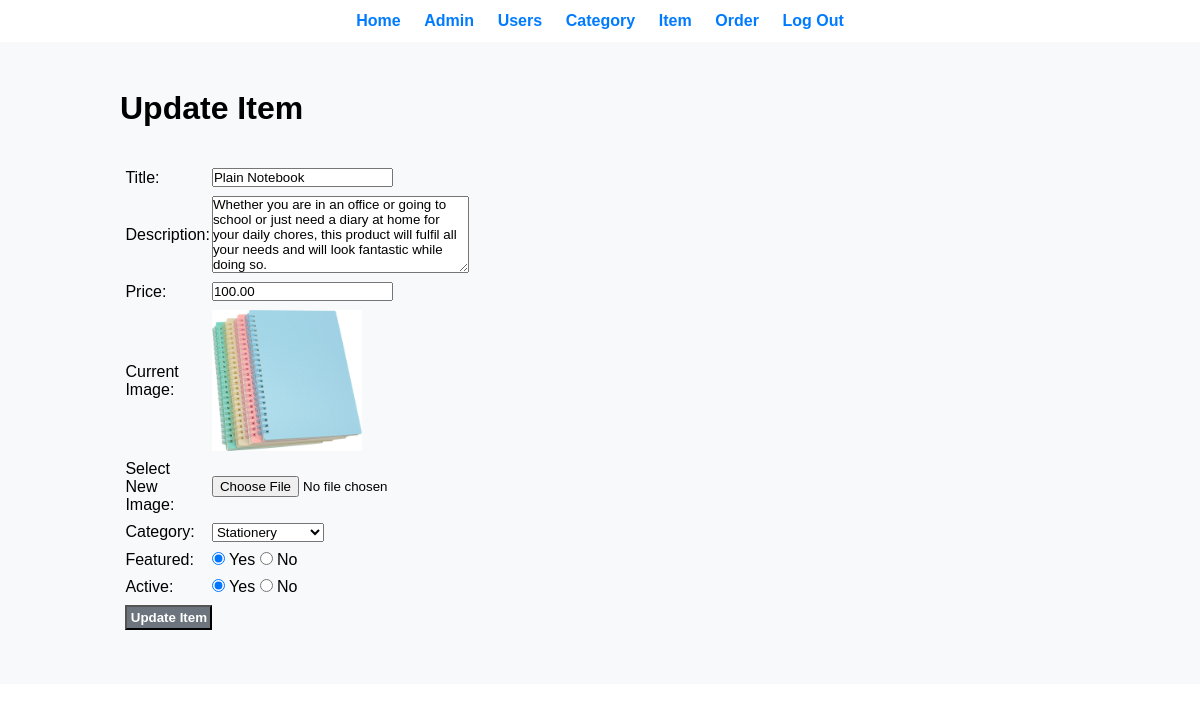
Screenshot of /admin/update-item.php?id=11 (signed in) with the database file from the repository.
### tables this page shows
CREATE TABLE `tbl_items` (
  `id` int(10) UNSIGNED NOT NULL,
  `title` varchar(100) NOT NULL,
  `description` text NOT NULL,
  `price` decimal(10,2) NOT NULL,
  `image_name` varchar(255) NOT NULL,
  `category_id` int(10) UNSIGNED NOT NULL,
  `featured` varchar(10) NOT NULL,
  `active` varchar(10) NOT NULL
);

CREATE TABLE `tbl_category` (
  `id` int(10) UNSIGNED NOT NULL,
  `title` varchar(100) NOT NULL,
  `image_name` varchar(255) NOT NULL,
  `featured` varchar(10) NOT NULL,
  `active` varchar(10) NOT NULL
);

### admin/update-item.php (the view, shortened to what this page needs)
<?php include('partials/menu.php'); ?>
<?php
    if(isset($_GET['id'])) {
        $id = $_GET['id'];
        $sql = "SELECT * FROM tbl_items WHERE id=?";
        $stmt = mysqli_prepare($conn, $sql);
        mysqli_stmt_bind_param($stmt, "i", $id);
        mysqli_stmt_execute($stmt);
        $res = mysqli_stmt_get_result($stmt);
        if(mysqli_num_rows($res) == 1) {
            $row = mysqli_fetch_assoc($res);
            $title = $row['title'];
            $description = $row['description'];
            $price = $row['price'];
            $current_image = $row['image_name'];
            $current_category = $row['category_id'];
            $featured = $row['featured'];
            $active = $row['active'];
        } else {
            $_SESSION['update'] = "<div class='error'>Item not found.</div>";
            header('location:'.SITEURL.'admin/item.php');
            exit;
        }
    } else {
        header('location:'.SITEURL.'admin/item.php');
        exit;
    }
?>
<div class="main">
    <div class="wrapper">
        <h1>Update Item</h1>
        <br><br>
        <form action="" method="POST" enctype="multipart/form-data">
            <table class="tbl-30">
                <tr>
                    <td>Title:</td>
                    <td>
                        <input type="text" name="title" value="<?php echo htmlspecialchars($title); ?>" >
                    </td>
                </tr>
                <tr>
                    <td>Description:</td>
                    <td>
                        <textarea name="description" cols="30" rows="5" ><?php echo htmlspecialchars($description); ?></textarea>
                    </td>
                </tr>
                <tr>
                    <td>Price:</td>
                    <td>
                        <input type="number" name="price" value="<?php echo htmlspecialchars($price); ?>" >
                    </td>
                </tr>
                <tr>
                    <td>Current Image:</td>
                    <td>
                        <?php if(empty($current_image)) {
                            echo "<div class='error'>Image not available</div>";
                        } else {
                            echo "<img src='".SITEURL."images/item/".$current_image."' width='150px'>";
                        } ?>
                    </td>
                </tr>
                <tr>
                    <td>Select New Image:</td>
                    <td>
                        <input type="file" name="image">
                    </td>
                </tr>
                <tr>
                    <td>Category:</td>
                    <td>
                        <select name="category" >
                            <?php
                                $sql = "SELECT * FROM tbl_category WHERE active='Yes'";
                                $res = mysqli_query($conn, $sql);
                                if(mysqli_num_rows($res) > 0) {
                                    while($row = mysqli_fetch_assoc($res)) {
                                        $category_id = $row['id'];
                                        $category_title = $row['title'];
                                        ?>
                                        <option value="<?php echo $category_id; ?>" <?php if($current_category == $category_id) echo 'selected'; ?>><?php echo $category_title; ?></option>
                                        <?php
                                    }
                                } else {
                                    echo "<option value='0'>No Category Found</option>";
                                }
                            ?>
                        </select>
                    </td>
                </tr>
                <tr>
                    <td>Featured:</td>
                    <td>
                        <input type="radio" name="featured" value="Yes" <?php if($featured == "Yes") echo "checked"; ?>> Yes
                        <input type="radio" name="featured" value="No" <?php if($featured == "No") echo "checked"; ?>> No
                    </td>
                </tr>
                <tr>
                    <td>Active:</td>
                    <td>
                        <input type="radio" name="active" value="Yes" <?php if($active == "Yes") echo "checked"; ?>> Yes
                        <input type="radio" name="active" value="No" <?php if($active == "No") echo "checked"; ?>> No
                    </td>
                </tr>
                <tr>
                    <td colspan="2">
                        <input type="submit" name="submit" value="Update Item" class="btn-secondary">
                    </td>
                </tr>
            </table>
        </form>
    </div>
</div

### css/admin.css (style rules this page uses)
* { margin: 0; padding: 0; font-family: Arial, Helvetica, sans-serif; }
.wrapper { padding: 1%; width: 80%; margin: 0 auto; }
.tbl-30 { width: 30%; }
table tr td { padding: 1%; }
.btn-secondary { background-color: #6c757d; padding: 1%; color: white; text-decoration: none; font-weight: bold; }
.main { background-color: #f8f9fa; padding: 3% 0; }

### rows the page displays
tbl_items: title "Plain Notebook", description "Whether you are in an office or going to school or just need a diary at home for your daily chores, this product will fulfil all your needs and will look fantastic while doing so.", price "100.00", image_name (picture), category "Stationery", featured "☑", active "☑"
